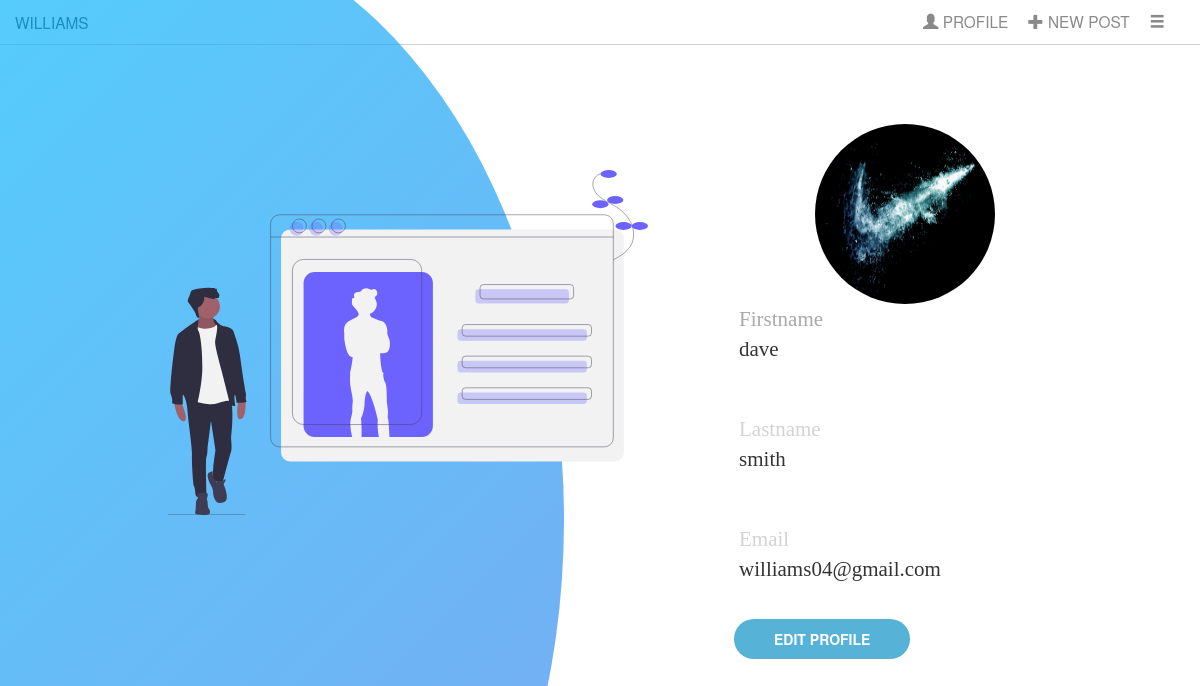
/user/profile/williams/ (signed in), run on the app's committed database.
### users/models.py (models this page shows, shortened)
class Profile(models.Model):
    user = models.OneToOneField(User,on_delete=models.CASCADE)
    image = models.ImageField(default='default.jpg',upload_to='profile_pics')

### users/views.py (the view)
# urls.py: path('profile/<str:username>/',view_profile.as_view(),name='profile-detail'),
class view_profile(LoginRequiredMixin,ListView):
    model = Profile
    template_name = 'users/profile_detail.html'
    context_object_name = 'profile'
    def get_queryset(self):
        data = get_object_or_404(User,username=self.kwargs.get('username'))
        return Profile.objects.filter(user=data)

### users/templates/users/profile_detail.html
{% extends 'posts/base.html' %}
{% load crispy_forms_tags %}
{% load static %}
{% block css %}
    <link rel="stylesheet" href="{% static 'users/profile_detail.css' %}">
{% endblock css%}
{% block content %}
    {% for profiles in profile %}
    <div class="profile-container">
        <div class="left-design">
            <div class="logo">
                <img src="/static/users/images/profile.svg" alt="">
            </div>
        </div>
        <div id="profile-wrapper">
                <div class="profile-card">
                    <div class="top">
                        <div class="user-profile">
                            <h2> {{ profiles.user.username}}</h2>
                            <span>{{ profiles.user.email}}</span>
                        </div>
                        <div class="profile-picture">
                            <img src="{{ user.profile.image.url }}" alt="profile picture">
                        </div>
                    </div>
                    <div class="user-info">
                        {% if profiles.user.first_name %}
                        <div class="firstname-label"> Firstname </div>{{ profiles.user.first_name}}
                        {% endif %}
                        {% if profiles.user.last_name %}
                            <div class="lastname-label">  Lastname </div>{{ profiles.user.last_name}}
                        {% endif %}
                        <div class="email-label"> Email </div>{{ profiles.user.email}}
                    </div>
                    <div class="profile-buttons">
                        <p><a href="{% url 'profile' user.username %}"><button class="update-btn"> EDIT PROFILE </button></a></p>
                    </div>
                </div>
        </div>
    </div>
    {% endfor %}
{% endblock content %}

### posts/static/posts/base.css (style rules this page uses)
* { margin: 0px; padding: 0px; }

### users/static/users/profile_detail.css (style rules this page uses)
body { overflow: hidden; }
.profile-container { display: flex; flex-direction: row; }
.left-design { position: relative; width: 40%; }
#profile-wrapper { width: 60%; display: flex; justify-content: center; }
.logo::before { content: ''; position: absolute; opacity: 0.7; width: 70vw; height: 150vh; border-radius: 50%; top: -20%; left: 30% ; transform: translate(-50%); background: linear-gradient(-45deg,#4481eb,#04befe 95%); }
.logo img { position: absolute; width: 100%; top: 20%; left: 35%; }
.top { width: 100%; text-align: left; }
.profile-picture { display: block; width: 60%; float: right; }
.user-profile { font-family: Georgia, 'Times New Roman', Times, serif; color: white; }
.user-profile h2 { margin-bottom: 0px; font: xx-large; font-size: 2.5em; }
.profile-picture img { height: 180px; width: 180px; border-radius: 50%; }
#profile-wrapper button { color: white; margin-top: 10px; margin-left: 20px; height: 40px; width: 70%; padding: 5px; font-weight: bold; transition: 300ms ease-out; border: 1.2px solid rgba(86, 178, 214, 0.6); background-color: rgb(86, 178, 214); border-radius: 20px; }
.user-info { margin: 25px; font-family: 'Times New Roman', Times, serif; font: bold; font-size: 1.5em; }
.firstname-label { color: darkgray; margin-top: 60px; }
.lastname-label { color: lightgrey; margin-top: 50px; }
.email-label { color: lightgrey; margin-top: 50px; }

### data on the page
Profile: profile.image (placeholder picture), user.first_name "dave", user.last_name "smith", user.email "williams04@gmail.com"
